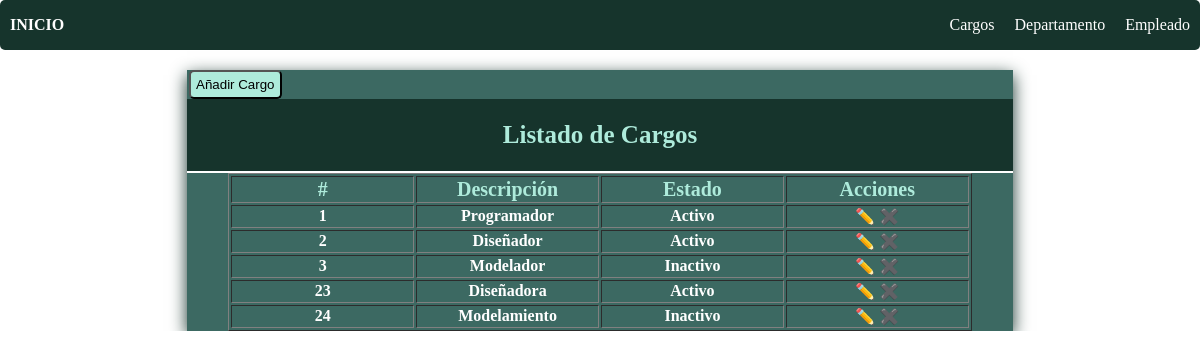
The page /cargoLista/ on the database as committed earlier.
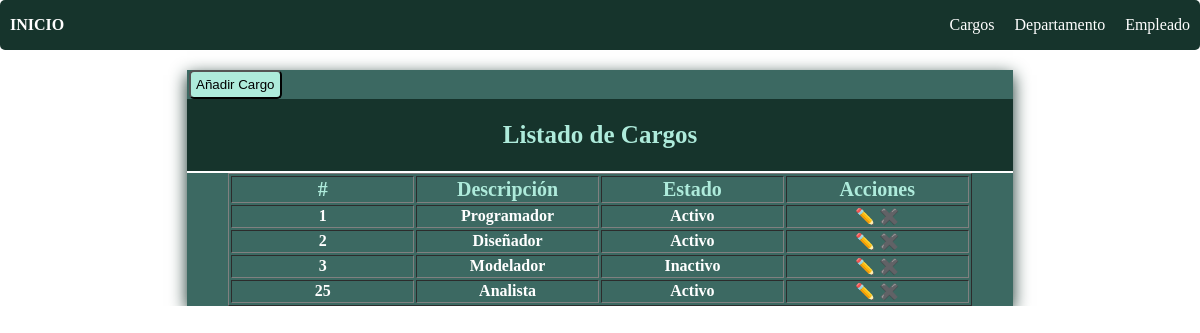
The same page on the database as committed later.
### mtto/models.py (models this page shows, shortened)
class Cargo(models.Model):
    id=models.AutoField(primary_key=True)
    descripcion = models.CharField(max_length=100,blank=True,null=True)
    estado=models.BooleanField(default=True)
    fecha_creacion =models.DateTimeField(auto_now_add=False,auto_now=True)
    class Meta:
        verbose_name="Cargo"
        verbose_name_plural="Cargos"
        ordering=['id']

### mtto/views.py (the view)
# urls.py: path('cargoLista/',listaCargo,name="cargoLista"),
def listaCargo(request):
    if request.method =="POST":
        print("entro por post")
        cargo_form= CargoForm(request.POST)
        if cargo_form.is_valid():
            cargo_form.save()
    else:
        print("entro por get")
    cargo_form= CargoForm()
    cargos=Cargo.objects.all()
    return render(request,"pages/cargoLista.html",{'cargoForm':cargo_form, 'cargos':cargos ,'accion':'Crear'})

### templates/pages/cargoLista.html (shortened to what this page needs)
{% extends "inicio.html" %}
{% load static %}
{% block css %}
<link rel="stylesheet" href="{% static 'Css/form.css' %}">
{% endblock %}
{% block contenido %}
<section class="form-container">
    <a style="border-radius: 2px; padding: 2px; text-align: center"
        href="{% url 'cargo' %}"><button style="background:#AEEBDB; border-radius: 5px; padding: 5px;"
        type="submit">Añadir Cargo </button></a>
    <div class="form-header">
        <h1>Listado de Cargos</h1>
    </div>
    <div class="consulta none table-responsive" id="consulta">
        <table class="consulta-est" id="consulta-est" border="1">
            <thead>
                <th>#</th>
                <th>Descripción</th>
                <th>Estado</th>
                <th>Acciones</th>
            </thead>
            <tbody class="detalle-est" id="detalle-est">
                {% for cargo in cargos %}
                <tr>
                    <td>{{cargo.id}}</td>
                    <td>{{cargo.descripcion}}</td>
                    <td>
                        {% if cargo.estado %}
                            Activo
                        {% else %}
                            Inactivo
                        {% endif %}
                    </td>
                    <td class="acciones">
                        <a href="{% url 'editar_cargo' cargo.id %}">✏️</a>
                        <a href="{% url 'eliminar_cargo' cargo.id %}">✖️</a>
                    </td>
                </tr>
                {% endfor %}
            </tbody>
        </table>
    </div>
</section>
{% endblock %}

Rows that differ between the two databases and show on the page:
removed Cargo: id "23", descripcion "Diseñadora", estado "Activo"
removed Cargo: id "24", descripcion "Modelamiento", estado "Inactivo"
added Cargo: id "25", descripcion "Analista", estado "Activo"
